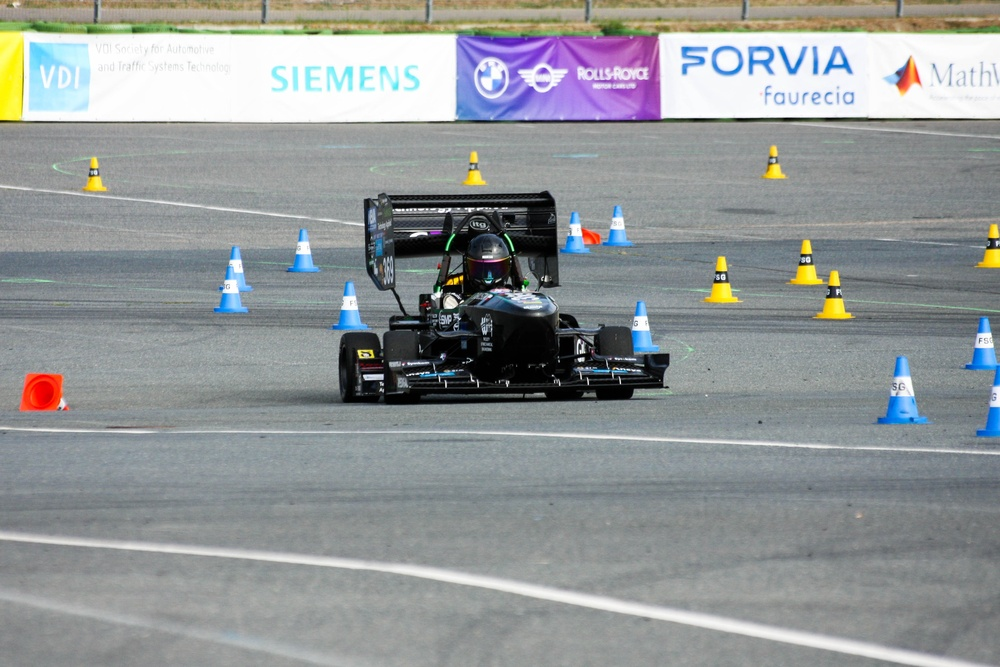
#> input picture test_media/image2.jpg, 1000 x 667 px; its folder holds only this picture in this run
$ python -i utils.py   (imports and definitions only)   (older library calls are emulated)
#> lines starting #> are read from the running program, lines starting #| are printed output that depends on the picture; after the words box and inside, x2 and y2 are one past the last pixel; in counts of white or black regions, pixels touching at a corner belong together
#> further down, picture is the input picture: shape (667, 1000, 3); mean B, G, R 151.4, 150.5, 146.3
import numpy as np
import cv2
import pickle

def nothing(x):
    pass

# [7 lines left out: function undistort, not called in this run]

def colorFilter(img):
    hsv = cv2.cvtColor(img,cv2.COLOR_BGR2HSV)
    lowerYellow = np.array([18,94,140])
    upperYellow = np.array([48,255,255])
    lowerWhite = np.array([0, 0, 200])
    upperWhite = np.array([255, 255, 255])
    maskedWhite= cv2.inRange(hsv,lowerWhite,upperWhite)
    maskedYellow = cv2.inRange(hsv, lowerYellow, upperYellow)
    combinedImage = cv2.bitwise_or(maskedWhite,maskedYellow)
    return combinedImage


def thresholding(img):
    imgGray = cv2.cvtColor(img, cv2.COLOR_BGR2GRAY)
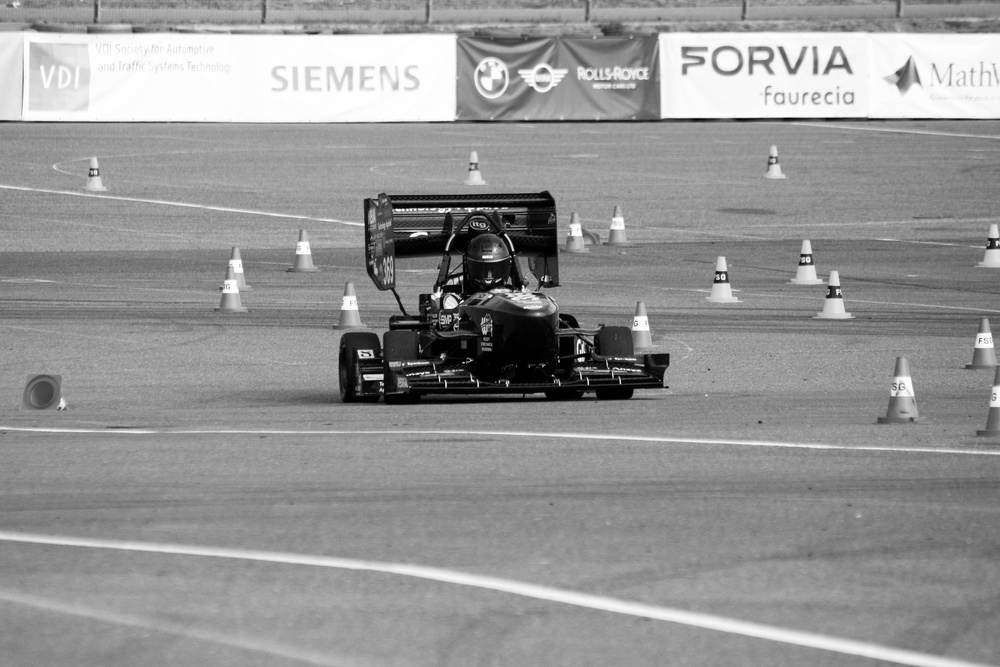
#> imgGray: shape (667, 1000); min 0, max 255, mean 149.3
    kernel = np.ones((5,5))
    imgBlur = cv2.GaussianBlur(imgGray, (5, 5), 0)
    imgCanny = cv2.Canny(imgBlur, 50, 100)
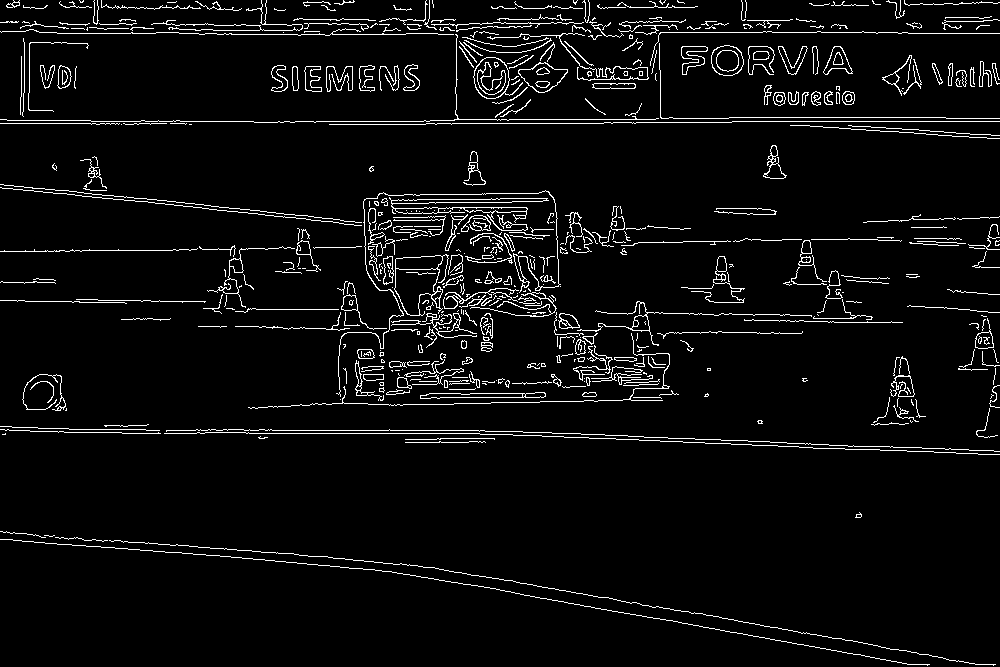
#> imgCanny: shape (667, 1000); 4.8% white in thin lines or dots
    #imgClose = cv2.morphologyEx(imgCanny, cv2.MORPH_CLOSE, np.ones((10,10)))
    imgDial = cv2.dilate(imgCanny,kernel,iterations=1)
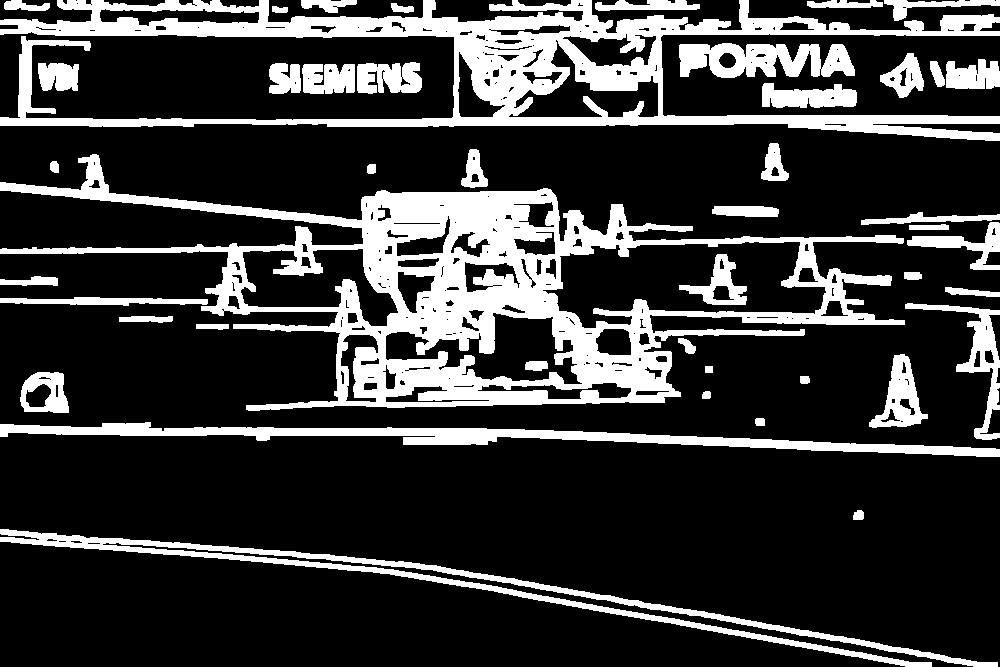
#> imgDial: shape (667, 1000); 22% white; 45 white regions, largest, box (x1, y1, x2, y2) and area: (0, 154, 905, 411) 56787, (0, 0, 1000, 141) 38381, (0, 529, 998, 667) 10812
    imgErode = cv2.erode(imgDial,kernel,iterations=1)
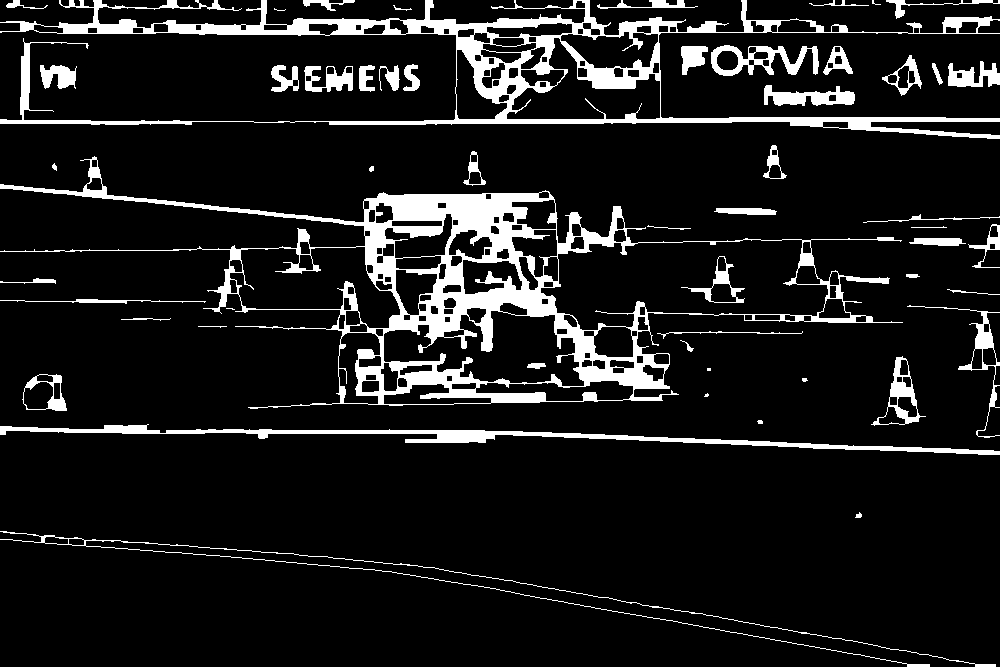
#> imgErode: shape (667, 1000); 10.6% white; 54 white regions (6 under 20 px), largest, box (x1, y1, x2, y2) and area: (0, 156, 903, 409) 29461, (0, 0, 1000, 139) 19819, (0, 424, 1000, 455) 5132

    imgColor = colorFilter(img)
#> in colorFilter, `hsv = cv2.cvtColor(img,cv2.COLOR_BGR2HSV)`: hsv: shape (667, 1000, 3); mean H, S, V 81.5, 26.9, 156.9
#> in colorFilter, `maskedWhite= cv2.inRange(hsv,lowerWhite,upperWhite)`:
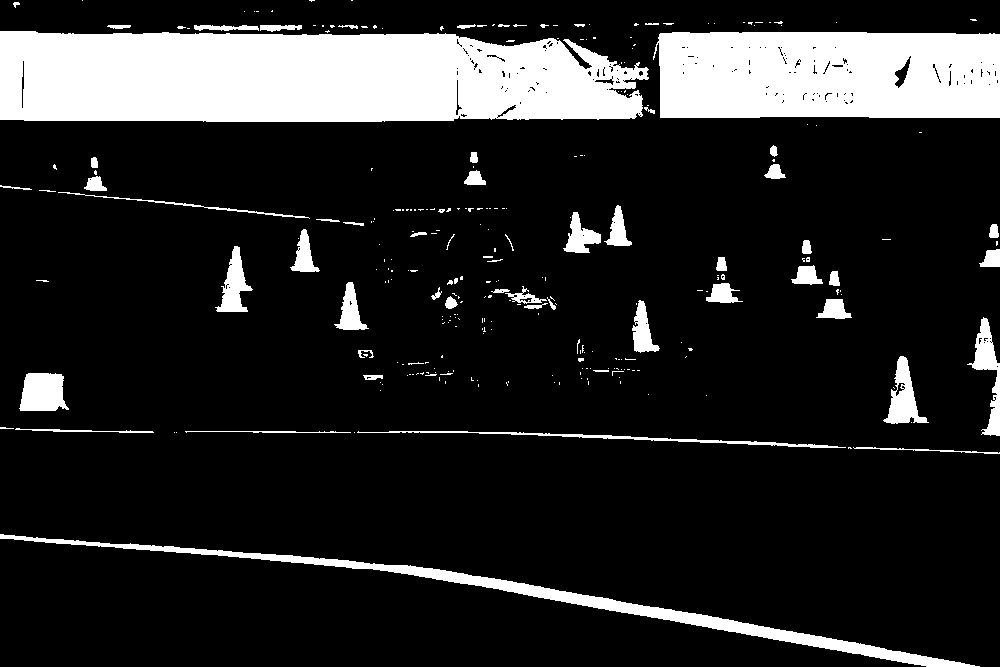
#> maskedWhite: shape (667, 1000); 15.9% white; 284 white regions (218 under 20 px), largest, box (x1, y1, x2, y2) and area: (0, 31, 649, 122) 52461, (653, 32, 1000, 118) 28477, (0, 534, 980, 667) 8275
#> in colorFilter, `maskedYellow = cv2.inRange(hsv, lowerYellow, upperYellow)`:
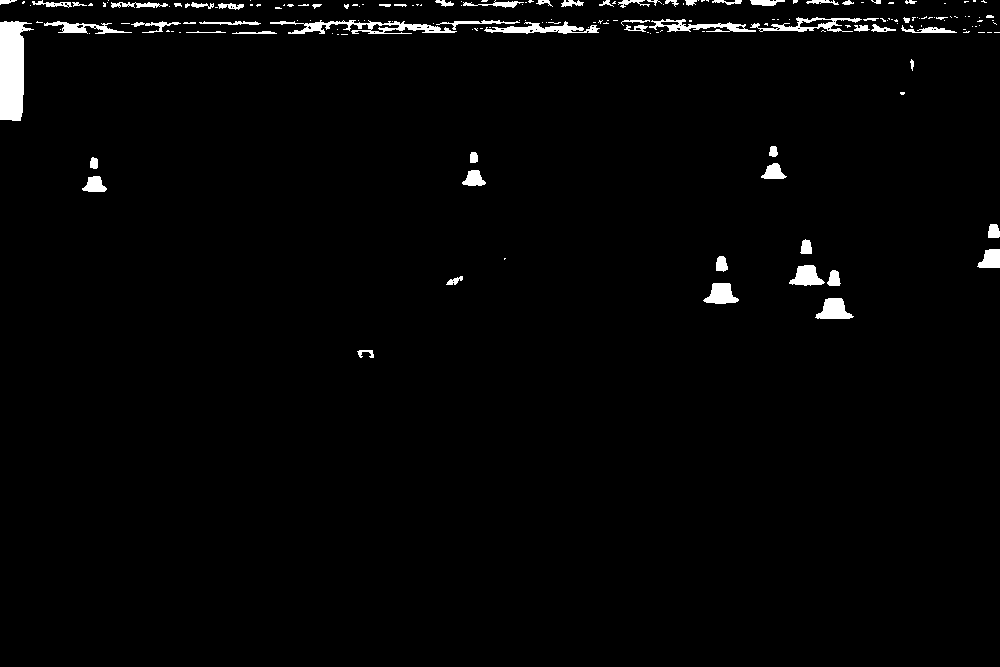
#> maskedYellow: shape (667, 1000); 1.9% white; 183 white regions (120 under 20 px), largest, box (x1, y1, x2, y2) and area: (0, 21, 34, 121) 2349, (270, 20, 457, 34) 1056, (484, 21, 600, 34) 667
#> in colorFilter, `combinedImage = cv2.bitwise_or(maskedWhite,maskedYellow)`: combinedImage: shape (667, 1000); 17.1% white; 395 white regions (304 under 20 px), largest, box (x1, y1, x2, y2) and area: (0, 20, 649, 122) 55270, (645, 17, 1000, 118) 30036, (0, 534, 980, 667) 8275
    combinedImage = cv2.bitwise_or(imgColor, imgErode)
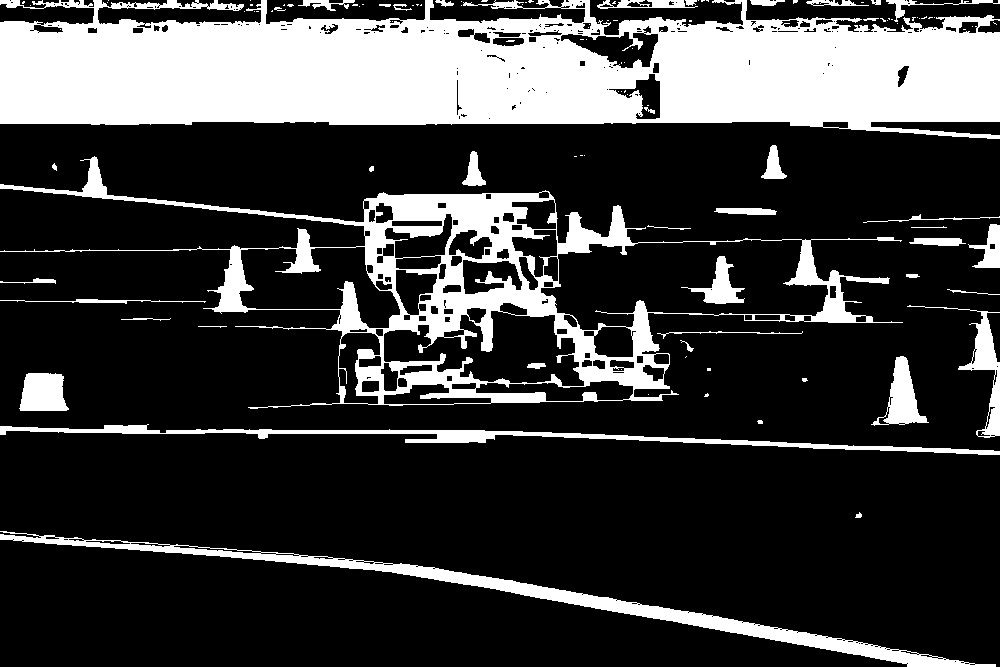
#> combinedImage: shape (667, 1000); 24% white; 113 white regions (71 under 20 px), largest, box (x1, y1, x2, y2) and area: (0, 0, 1000, 139) 99714, (0, 156, 903, 409) 33181, (0, 531, 996, 667) 9991

    return combinedImage,imgCanny,imgColor

# [256 lines left out: functions hsv_filter, colorFilter_cones, thresholding_cones, initializeTrackbars, valTrackbars, initializeTrackbarsPID and 8 more, not called in this run]

def get_hist(img):
    hist = np.sum(img[img.shape[0]//2:,:], axis=0)
    return hist


left_a, left_b, left_c = [], [], []
right_a, right_b, right_c = [], [], []


# [212 lines left out: functions sliding_window, get_curve, draw_lanes, textDisplay, stackImages, drawLines, not called in this run]

>>> import cv2
>>> picture = cv2.imread('../test_media/image2.jpg')
>>> result = thresholding(picture)

$ run again, on test_media/meme2.jpg
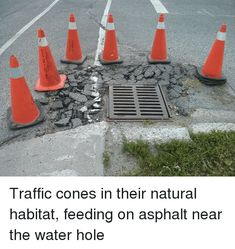
#> input picture test_media/meme2.jpg, 235 x 249 px
#> picture is the input picture: shape (249, 235, 3); mean B, G, R 156.6, 159.8, 162.9
#> in thresholding, `imgCanny = cv2.Canny(imgBlur, 50, 100)`:
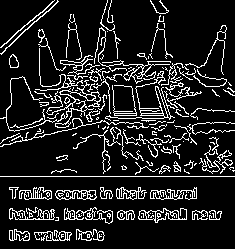
#> imgCanny: shape (249, 235); 13.1% white in thin lines or dots
#> imgDial: shape (249, 235); 52.2% white; 72 black regions (38 under 20 px), largest, box (x1, y1, x2, y2) and area: (0, 179, 235, 249) 9213, (164, 0, 235, 88) 3644, (0, 0, 105, 116) 3426
#> imgErode: shape (249, 235); 30.9% white; 10 white regions, largest, box (x1, y1, x2, y2) and area: (0, 0, 235, 177) 13078, (9, 187, 197, 200) 1747, (64, 207, 187, 224) 1156
#> hsv: shape (249, 235, 3); mean H, S, V 58.4, 30, 168.6
#> maskedWhite: shape (249, 235); 28.8% white; 148 white regions (132 under 20 px), largest, box (x1, y1, x2, y2) and area: (0, 169, 235, 249) 14710, (36, 51, 66, 90) 251, (78, 121, 106, 139) 169
#> maskedYellow: shape (249, 235); every value is 0
#> in thresholding, `combinedImage = cv2.bitwise_or(imgColor, imgErode)`:
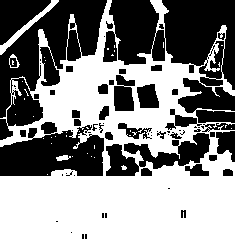
#> combinedImage: shape (249, 235); 54% white; 68 black regions (33 under 20 px), largest, box (x1, y1, x2, y2) and area: (103, 0, 235, 123) 9415, (0, 0, 107, 140) 6713, (0, 122, 104, 176) 3955
